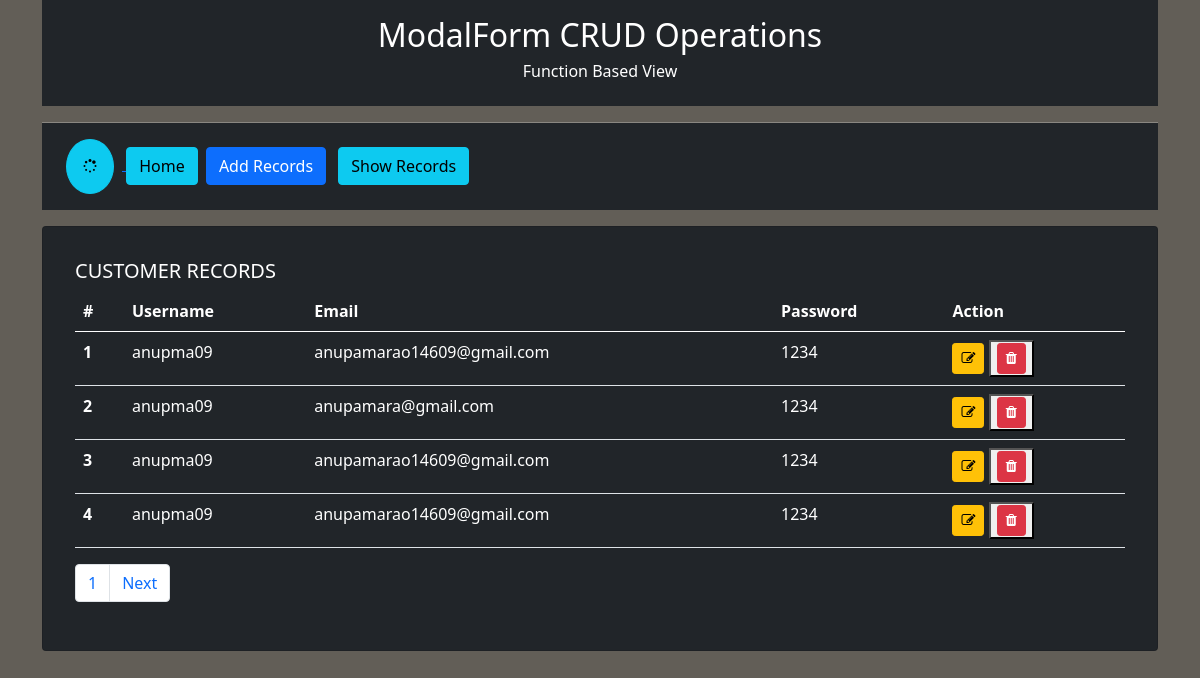
/, run on an earlier commit of the app's database.
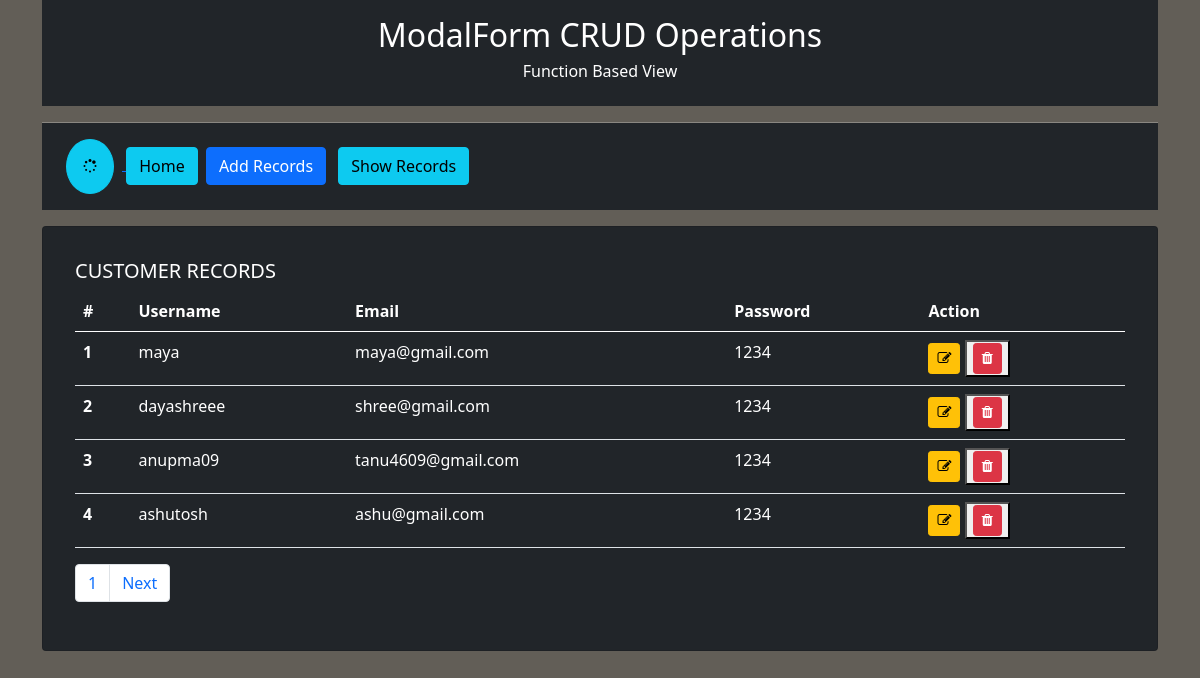
And on a later commit of the database.
### crudapp/models.py (models this page shows, shortened)
class User(models.Model):
    name = models.CharField(max_length=70)
    email = models.EmailField(max_length=100)
    password = models.CharField(max_length=100)
    publish = models.BooleanField(default=True)
    timeStamp = models.DateTimeField(auto_now_add=True)

### crudapp/views.py (the view, shortened to what this page needs)
# urls.py: path('', views.add_show, name='home'),
def add_show(request):
    error = ""
    form = UserRecordsManagement()
    paginated_records = User.objects.all().order_by('-timeStamp')
    records = Paginator(paginated_records.filter(publish=True),4)
    page= request.GET.get('page')
    try:
        records = records.page(page)
    except PageNotAnInteger:
        records  = records.page(1)
    except EmptyPage:
        records  = records.page(records.num_pages)
    context = {
        'form':form,
        'records':records,
        }
    return render(request, 'crudapp/showadded.html',context)

### crudapp/templates/crudapp/showadded.html (shortened to what this page needs)
{% extends 'base.html' %}
{% block content %}
<div class="row my-3">
    <div class="col-lg-12">
        <div class="card bg-dark p-3 text-white">
            <div class="card-body">
            {% if records %}
              <h5 class="card-title">CUSTOMER RECORDS </h5>
              <table class="table text-white">
                <thead>
                  <tr>
                    <th scope="col">#</th>
                    <th scope="col">Username</th>
                    <th scope="col">Email</th>
                    <th scope="col">Password</th>
                    <th scope="col">Action</th>
                  </tr>
                </thead>
                <tbody>
                        {% for record in records %}
                        <tr>
                            <th scope="row">{{forloop.counter}}</th>
                            <td>{{record.name}}</td>
                            <td>{{record.email}}</td>
                            <td>{{record.password}}</td>
                            <td>
                           <a href="{% url 'update-record' record.id %}"><i class="btn btn-warning btn-sm fa fa-edit" aria-hidden="true"></i></a>
                             <form action="{% url 'delete-record' record.id %}" method="post" class="d-inline">{% csrf_token %}
                              <button type="submit">
                              <i class="btn btn-danger btn-sm fa fa-trash" aria-hidden="true"></i>
                              </button>
                             </form>
                            </td>
                          </tr>
                        {% endfor %}
                    {% else %}
                     <div class="alert alert-warning" role="alert">
                        <strong>No Records Available In No Records Available In Database <i class="fa fa-database" aria-hidden="true"></i></strong>
                      </div>
                    {% endif %}
                </tbody>
              </table>
<nav aria-label="Page navigation example">
  <ul class="pagination my-3 ">
    <li class="page-item"><a class="page-link" href="#">{{records.number}}</a></li>
  {% if records.has_next %}
    <li class="page-item">
      <a class="page-link" href="?page={{records.next_page_number}}">Next</a>
    </li>
  {% endif %}
  </ul>
</nav>
</div>
          </div>
    </div>
</div>
{% endblock content %}

What changed in the data, as far as the page shows it:
no longer on this page (row unchanged): User: name "anupma09", email "anupamarao14609@gmail.com", password "1234"
no longer on this page (row unchanged): User: name "anupma09", email "anupamara@gmail.com", password "1234"
no longer on this page (row unchanged): User: name "anupma09", email "anupamarao14609@gmail.com", password "1234"
no longer on this page (row unchanged): User: name "anupma09", email "anupamarao14609@gmail.com", password "1234"
added User: name "maya", email "maya@gmail.com", password "1234"
added User: name "dayashreee", email "shree@gmail.com", password "1234"
added User: name "anupma09", email "tanu4609@gmail.com", password "1234"
added User: name "ashutosh", email "ashu@gmail.com", password "1234"
